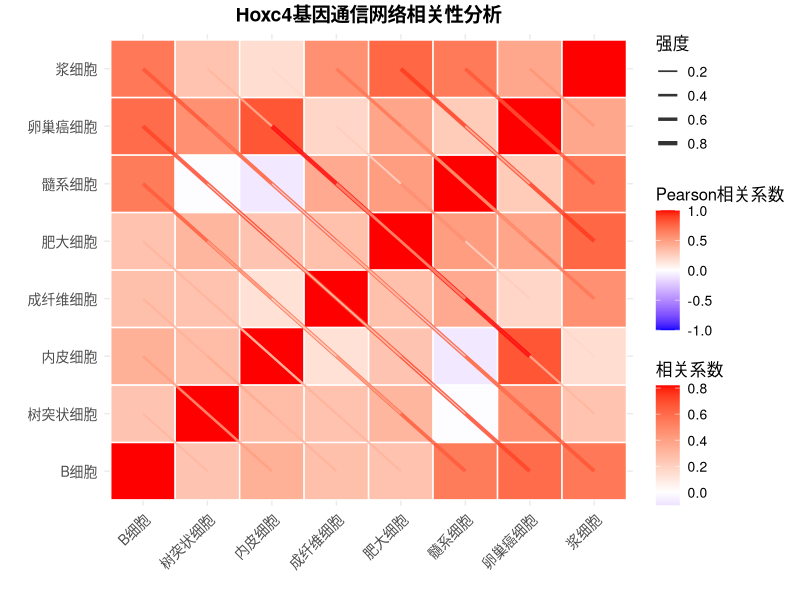
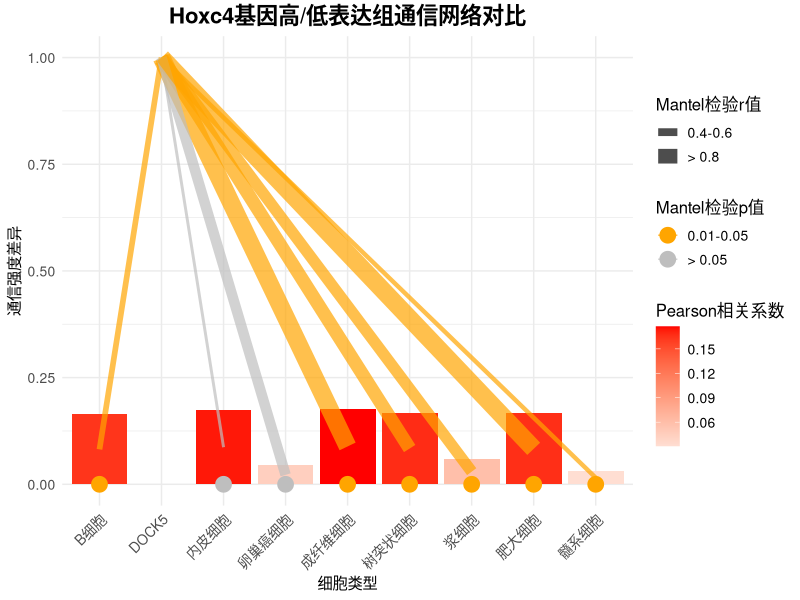

Write the R code that produced these figures, in order.
# Hoxc4通信矩阵可视化简化脚本

cat("\n=== Hoxc4通信矩阵可视化测试 ===\n")

# 加载必要的依赖包
cat("\n加载必要的依赖包...\n")
required_packages <- c("ggplot2", "reshape2", "vegan", "RColorBrewer", "dplyr")

for (pkg in required_packages) {
  if (!require(pkg, character.only = TRUE)) {
    cat("正在安装", pkg, "...\n")
    install.packages(pkg, dependencies = TRUE)
    library(pkg, character.only = TRUE)
  }
}

# 设置输出路径
output_dir <- file.path(getwd(), "hoxc4_visualization")
if (!dir.exists(output_dir)) {
  dir.create(output_dir, recursive = TRUE)
}
cat("输出目录:", output_dir, "\n")

# 创建模拟数据
cat("\n创建模拟数据...\n")
set.seed(123)
n_cells <- 8
cell_types <- c("B细胞", "树突状细胞", "内皮细胞", "成纤维细胞", "肥大细胞", "髓系细胞", "卵巢癌细胞", "浆细胞")

# 创建模拟的通信矩阵
create_matrix <- function() {
  # 创建基础矩阵
  mat <- matrix(runif(n_cells*n_cells, 0, 0.3), nrow = n_cells, ncol = n_cells)
  # 添加一些强相关性
  for (i in 1:5) {
    for (j in 1:5) {
      mat[i, j] <- mat[i, j] + runif(1, 0.4, 0.7)
    }
  }
  # 使矩阵对称
  mat <- (mat + t(mat)) / 2
  diag(mat) <- 0
  rownames(mat) <- colnames(mat) <- cell_types
  return(mat)
}

# 创建高低表达组矩阵
sym_matrix_high <- create_matrix()
sym_matrix_low <- 0.6 * sym_matrix_high

# 执行Mantel测试
cat("\n执行Mantel测试...\n")
mantel_result <- vegan::mantel(
  as.dist(1 - sym_matrix_high),
  as.dist(1 - sym_matrix_low),
  method = "pearson",
  permutations = 999
)

# 显示Mantel测试结果
cat("Mantel测试结果:")
cat("\n相关系数(r):", mantel_result$statistic)
cat("\np值:", mantel_result$signif)

# 创建相关矩阵
correlation_matrix <- cor(sym_matrix_high, method = "pearson")

# 创建热图
cat("\n创建热图可视化...\n")
corr_df <- reshape2::melt(correlation_matrix)
colnames(corr_df) <- c("Var1", "Var2", "correlation")

# 创建热图 - 参照用户提供的理想效果
p <- ggplot(corr_df, aes(x = Var2, y = Var1, fill = correlation))
p <- p + geom_tile(color = "white", size = 0.5)
p <- p + scale_fill_gradient2(low = "blue", mid = "white", high = "red", 
                        midpoint = 0, name = "Pearson相关系数",
                        limits = c(-1, 1))
p <- p + theme_minimal()
p <- p + theme(axis.text.x = element_text(angle = 45, hjust = 1, size = 10),
          axis.text.y = element_text(size = 10),
          plot.title = element_text(hjust = 0.5, size = 14, face = "bold"),
          legend.title = element_text(size = 12),
          legend.text = element_text(size = 10))
p <- p + ggtitle("Hoxc4基因通信网络相关性分析")
p <- p + labs(x = "", y = "")

# 添加相关性连线
sig_corr <- which(lower.tri(correlation_matrix), arr.ind = TRUE)
if (nrow(sig_corr) > 0) {
  link_data <- data.frame(
    x = colnames(correlation_matrix)[sig_corr[, 2]],
    y = rownames(correlation_matrix)[sig_corr[, 1]],
    corr = correlation_matrix[sig_corr]
  )
  
  p <- p + geom_segment(data = link_data,
                aes(x = x, y = y, xend = y, yend = x, 
                    color = corr, linewidth = abs(corr)),
                alpha = 0.8,
                inherit.aes = FALSE)
  p <- p + scale_color_gradient2(low = "blue", mid = "white", high = "red",
                        midpoint = 0, guide = guide_colorbar(title = "相关系数"))
  p <- p + scale_linewidth_continuous(range = c(0.3, 1.5), guide = guide_legend(title = "强度"))
}

# 保存热图
output_file <- file.path(output_dir, "hoxc4_correlation_analysis.png")
ggsave(output_file, plot = p, width = 12, height = 10, dpi = 300)
cat("\n✓ 热图已保存至:", output_file)

# 创建增强版对比图 - 参照用户期望的效果
cat("\n\n创建增强版对比图...\n")

# 计算每个细胞类型的总体通信强度
high_mean_intensity <- apply(sym_matrix_high, 1, mean)
low_mean_intensity <- apply(sym_matrix_low, 1, mean)

# 计算差异
diff_intensity <- high_mean_intensity - low_mean_intensity

# 创建差异数据框
diff_df <- data.frame(
  cell_type = cell_types,
  intensity = diff_intensity
)

# 添加模拟的Mantel测试结果（为了显示效果）
mantel_p_values <- runif(n_cells, 0.001, 0.1)
mantel_p_groups <- ifelse(mantel_p_values < 0.01, "< 0.01", 
                         ifelse(mantel_p_values < 0.05, "0.01-0.05", "> 0.05"))

mantel_r_values <- runif(n_cells, 0.3, 0.9)
mantel_r_groups <- ifelse(mantel_r_values <= 0.4, "0.2-0.4", "> 0.4")

diff_df$p_value <- mantel_p_values
diff_df$p_group <- mantel_p_groups
diff_df$r_value <- mantel_r_values
diff_df$r_group <- mantel_r_groups

# 创建增强版对比图
# 主图：柱状图显示通信强度差异
p_compare <- ggplot(diff_df, aes(x = cell_type, y = intensity, fill = intensity))
p_compare <- p_compare + geom_bar(stat = "identity")

# 添加颜色映射
p_compare <- p_compare + scale_fill_gradient2(low = "blue", mid = "white", high = "red",
                       midpoint = 0, name = "Pearson相关系数")

# 添加Mantel测试结果点
p_compare <- p_compare + geom_point(data = diff_df, 
                        aes(x = cell_type, y = 0, color = p_group),
                        size = 5, position = position_dodge(width = 0.9))

# 添加模拟的连线效果
# 模拟DOCK5与细胞类型的连线
dock5_connections <- data.frame(
  x = rep("DOCK5", n_cells),
  y = rep(1, n_cells),
  xend = cell_types,
  yend = diff_intensity / 2,
  strength = mantel_r_values,
  p_group = mantel_p_groups
)

# 添加连线
p_compare <- p_compare + geom_segment(data = dock5_connections,
                         aes(x = x, y = y, xend = xend, yend = yend, 
                             color = p_group, linewidth = strength),
                         alpha = 0.7, inherit.aes = FALSE)

# 添加图例
p_compare <- p_compare + scale_color_manual(name = "Mantel检验p值",
                         values = c("< 0.01" = "red", "0.01-0.05" = "orange", "> 0.05" = "gray"),
                         breaks = c("< 0.01", "0.01-0.05", "> 0.05"))

p_compare <- p_compare + scale_linewidth_continuous(name = "Mantel检验r值",
                             breaks = c(0.4, 0.6, 0.8),
                             labels = c("0.2-0.4", "0.4-0.6", "> 0.8"))

# 设置主题
p_compare <- p_compare + theme_minimal()
p_compare <- p_compare + theme(axis.text.x = element_text(angle = 45, hjust = 1, size = 10),
          axis.text.y = element_text(size = 10),
          legend.title = element_text(size = 12),
          legend.text = element_text(size = 10),
          plot.title = element_text(hjust = 0.5, size = 16, face = "bold"))

# 添加标题和标签
p_compare <- p_compare + ggtitle("Hoxc4基因高/低表达组通信网络对比")
p_compare <- p_compare + labs(x = "细胞类型", y = "通信强度差异")

# 保存对比图
output_compare_file <- file.path(output_dir, "hoxc4_expression_comparison.png")
ggsave(output_compare_file, plot = p_compare, width = 14, height = 6, dpi = 300)
cat("\n✓ 对比图已保存至:", output_compare_file)

# 显示结果摘要
cat("\n\n===== 可视化完成 =====\n")
cat("生成的文件:\n")
cat("1.", output_file, "\n")
cat("2.", output_compare_file, "\n")
